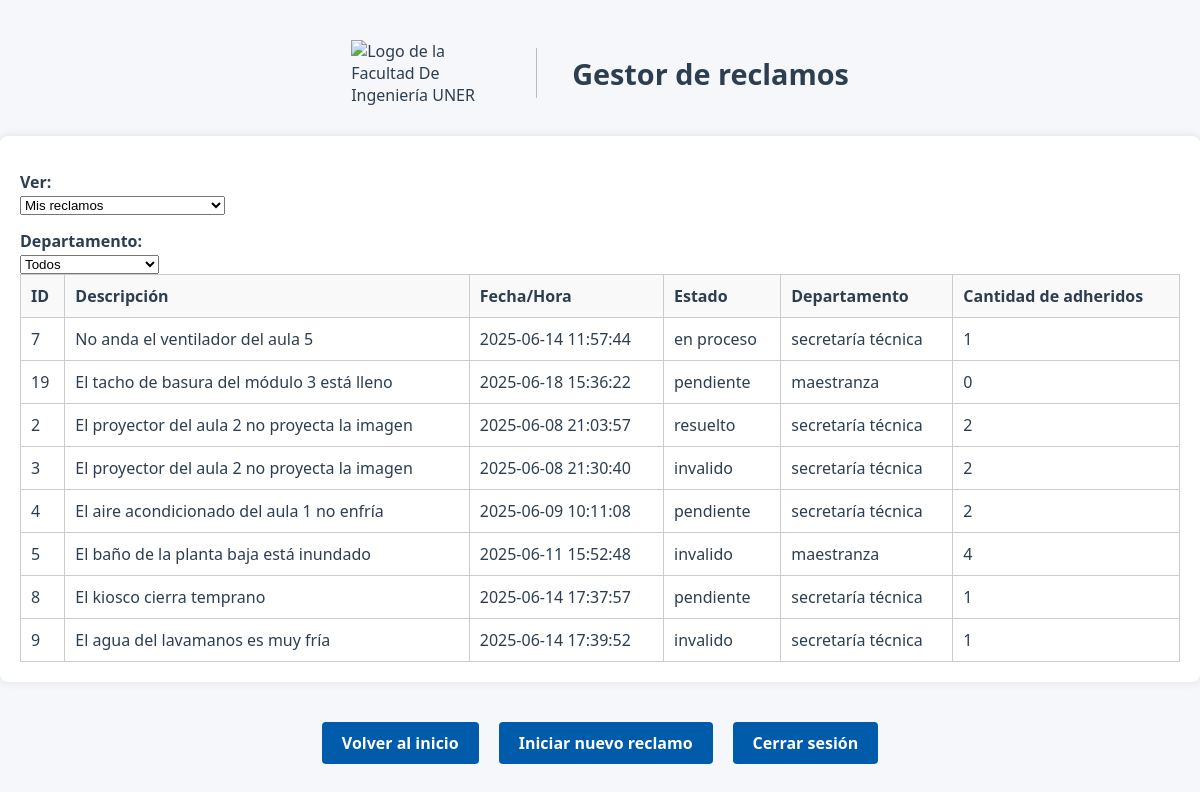
/listarReclamos (signed in), run on an earlier commit of the app's database.
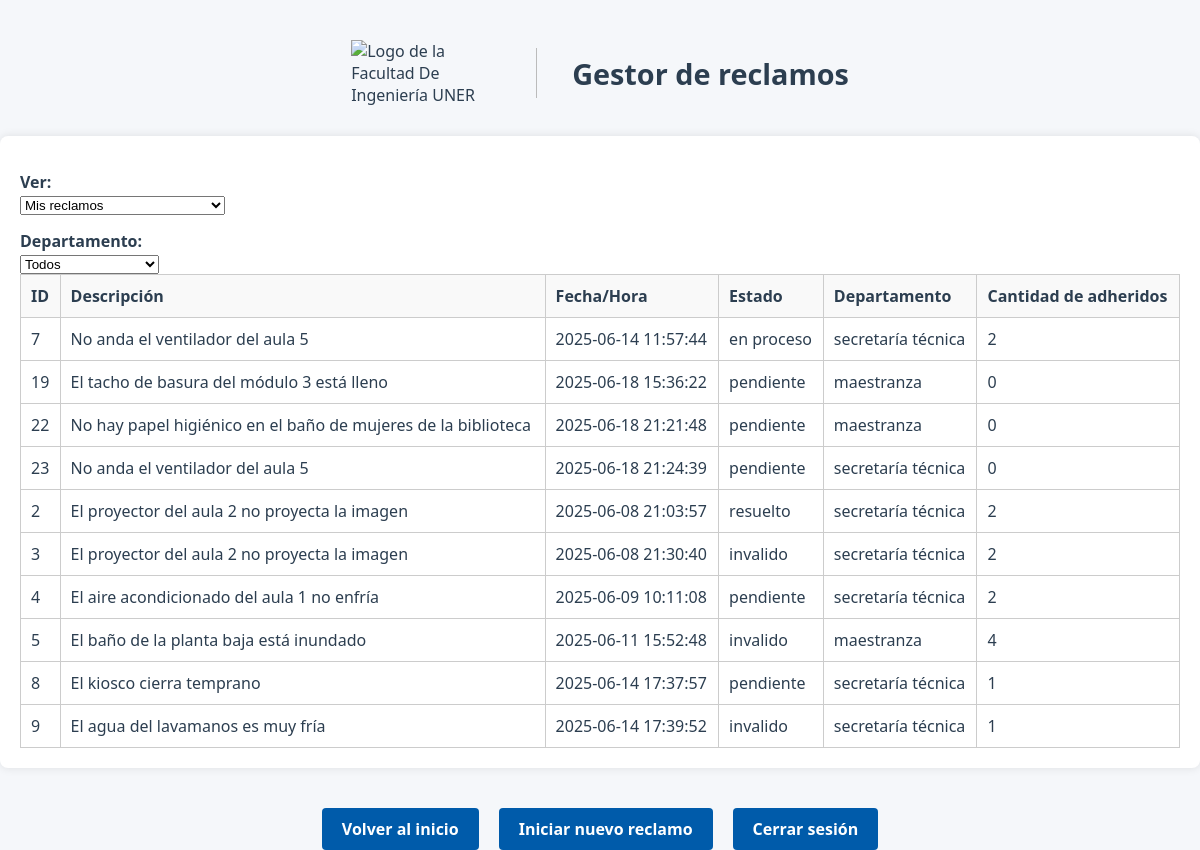
And on a later commit of the database.
### modules/modelosDTO.py (models this page shows, shortened)
class ModeloReclamo(Base):
    __tablename__ = 'Reclamos'
    id = Column(Integer(), primary_key=True, autoincrement=True)
    idUsuario = Column(Integer, ForeignKey('Usuarios.id'), nullable=False)
    fechaYHora = Column(String(50), nullable=False)  # Formato de fecha y hora
    estado = Column(String(20), nullable=False, default='pendiente')
    tiempoResolucion = Column(Integer, nullable=True, default=None)
    departamento = Column(String(20), nullable=False)
    numeroAdheridos = Column(Integer, nullable=False, default=0)
    descripcion = Column(Text, nullable=False)
    imagen = Column(String(255), nullable=True)
    usuariosAdheridos = relationship(
        "ModeloUsuario",
        secondary=asociacion_usuarios_adheridos,
        backref="reclamosAdheridos"
    ) #como definimos backref no hace falta poner la relacion inversa

### server.py (the view)
@app.route("/listarReclamos", methods=["GET", "POST"])
@login_required
def listarReclamos():
    username = current_user.nombre
    idUsuario = current_user.id
    filtroUsuario = request.form.get("filtroUsuario", "mios")
    filtroDepartamento = request.form.get("filtroDepartamento", "todos")
    if filtroUsuario == "todos":
        reclamosFiltrados = repoReclamo.obtenerRegistrosFiltro("estado", "pendiente")
    elif filtroUsuario == "mios":
        reclamosMios = repoReclamo.obtenerRegistrosFiltro("idUsuario", idUsuario)
        todosReclamos = repoReclamo.obtenerRegistrosTotales()
        reclamosAdheridos = [r for r in todosReclamos if idUsuario in r.usuariosAdheridos]
        reclamosFiltrados = list({r.id: r for r in reclamosMios + reclamosAdheridos}.values())
    if filtroDepartamento != "todos":
        reclamosFiltrados = [
            r for r in reclamosFiltrados if r.departamento == filtroDepartamento
        ]
    return render_template(
        "listarReclamos.html",
        reclamos=reclamosFiltrados,
        username=username,
        idUsuario=idUsuario,
        filtro_usuario=filtroUsuario
    )

### modules/gestorLogin.py (called while the page is built)
    def __cargarUsuarioActual(self, idUsuario):
        usuario = self.__gestorUsuarios.cargarUsuario(idUsuario)
        if usuario:
            return FlaskLoginUser(usuario)
        return None

### modules/gestorUsuarios.py (called while the page is built)
    def cargarUsuario(self, idUsuario):
        registro = self.__repo.obtenerRegistroFiltro("id", idUsuario) #devuelve un objeto Usuario o None
        return registro.to_dict() if registro else None

### modules/reclamo.py (called while the page is built)
    @property
    def id(self):
        return self.__id

    @property
    def fechaYHora(self):
        return self.__fechaYHora

    @property
    def estado(self):
        return self.__estado

    @property
    def departamento(self):
        return self.__departamento

    @property
    def numeroAdheridos(self):
        return self.__numeroAdheridos

    @property
    def descripcion(self):
        return self.__descripcion

    @property
    def usuariosAdheridos(self):
        return self.__usuariosAdheridos

### modules/repositorioConcretoBD.py (called while the page is built)
    def obtenerRegistroFiltro(self, filtro, valor):
        modeloUsuario = self.__session.query(ModeloUsuario).filter_by(**{filtro:valor}).first()
        return self.__map_modelo_a_usuario(modeloUsuario) if modeloUsuario else None

    def __map_modelo_a_usuario(self, modeloUsuario: ModeloUsuario):
        return Usuario(
            id=modeloUsuario.id,  # Asumiendo que el modelo tiene un campo id
            nombre=modeloUsuario.nombre,
            apellido=modeloUsuario.apellido,
            email=modeloUsuario.email,
            nombreUsuario=modeloUsuario.nombreUsuario,
            rol=modeloUsuario.rol,
            password=modeloUsuario.password
        )

    def obtenerRegistrosFiltro(self, filtro, valor):
        if isinstance(valor, list) and len(valor) > 0:
            valor = valor[0]
        modeloReclamo = self.__session.query(ModeloReclamo).filter_by(**{filtro: valor}).all()
        if modeloReclamo:
            return [self.__map_modelo_a_reclamo(reclamo) for reclamo in modeloReclamo]
        return []

    def obtenerRegistrosTotales(self):
        modeloReclamo = self.__session.query(ModeloReclamo).all()
        return [self.__map_modelo_a_reclamo(reclamo) for reclamo in modeloReclamo]

### modules/usuario.py (called while the page is built)
    @property
    def id(self):
        return self.__id

    @property
    def nombre(self):
        return self.__nombre

    @property
    def apellido(self):
        return self.__apellido

    @property
    def email(self):
        return self.__email

    @property
    def nombreUsuario(self):
        return self.__nombreUsuario

### templates/listarReclamos.html (shortened to what this page needs)
<!DOCTYPE html>
<html lang="es">
<head>
    <link rel="stylesheet" href="{{ url_for('static', filename='style.css') }}">
</head>
<body>
    <div class="header">
        <img src="{{ url_for('static', filename='logoFiuner.png') }}" alt="Logo de la Facultad De Ingeniería UNER" class="logo" width="150" height="50">
        <h1>Gestor de reclamos</h1>
    </div>
<div class="tabla-reclamos">
    <form method="post" action="{{ url_for('listarReclamos') }}">
        <div class="filtros-superiores">
            <label for="filtroUsuario">Ver:</label>
            <select name="filtroUsuario" onchange="this.form.submit()">
                <option value="mios" {% if request.form.get('filtroUsuario') == 'mios' %}selected{% endif %}>Mis reclamos</option>
            </select>
            <label for="filtroDepartamento">Departamento:</label>
            <select name="filtroDepartamento" onchange="this.form.submit()">
                <option value="todos" {% if request.form.get('filtroDepartamento') == 'todos' %}selected{% endif %}>Todos</option>
            </select>
        </div>
    </form>
    <table>
        <thead>
            <tr>
                <th>ID</th>
                <th>Descripción</th>
                <th>Fecha/Hora</th>
                <th>Estado</th>
                <th>Departamento</th>
                <th>Cantidad de adheridos</th>
            </tr>
        </thead>
        <tbody>
            {% if reclamos %}
                {% for reclamo in reclamos %}
                    <tr>
                        <td>{{ reclamo.id }}</td>
                        <td>{{ reclamo.descripcion }}</td>
                        <td>{{ reclamo.fechaYHora }}</td>
                        <td>{{ reclamo.estado }}</td>
                        <td>{{ reclamo.departamento }}</td>
                        <td>{{ reclamo.numeroAdheridos }}</td>
                    </tr>
                {% endfor %}
            {% else %}
                <tr>
                    <td colspan="7" style="text-align: center;">No hay reclamos para mostrar.</td>
                </tr>
            {% endif %}
        </tbody>
    </table>
</div>
    <div class="botones">
        <a href="{{ url_for('bienvenido') }}" class="btn-registro">Volver al inicio</a>
        <a href="{{ url_for('crearReclamos') }}" class="btn-registro">Iniciar nuevo reclamo</a>
        <a href="{{ url_for('logout') }}" class="btn-registro">Cerrar sesión</a>
    </div>
</body>
</html>

### static/style.css (style rules this page uses)
.header { display: flex; align-items: center; justify-content: center; gap: 20px; margin-top: 40px; padding: 0 20px; text-align: left; flex-wrap: wrap; }
body { font-family: 'Segoe UI', 'Roboto', 'Helvetica Neue', sans-serif; background-color: #f5f7fa; color: #2c3e50; margin: 0; padding: 0; min-height: 100vh; }
.logo { width: 150px; height: auto; }
h1 { font-size: 1.8em; color: #2c3e50; margin: 0; }
.btn-registro, .links { display: inline-block; padding: 10px 20px; background-color: #005baa; color: #fff !important; border: none; border-radius: 4px; text-decoration: none; font-weight: bold; margin-top: 10px; transition: background 0.2s; cursor: pointer; }
form { background-color: transparent; padding: 0; margin-top: 0; border-radius: 0; box-shadow: none; width: 100%; max-width: none; }
label { display: block; margin-top: 15px; font-weight: 600; }
.botones { display: flex; gap: 20px; flex-wrap: wrap; justify-content: center; margin-top: 20px; }
.tabla-reclamos { background-color: white; width: 100%; padding: 20px; box-sizing: border-box; border-radius: 8px; box-shadow: 0 0 10px rgba(0,0,0,0.1); margin-top: 30px; }
.tabla-reclamos table { width: 100%; border-collapse: collapse; }
.tabla-reclamos th, .tabla-reclamos td { padding: 10px; border: 1px solid #ccc; text-align: left; }
.tabla-reclamos thead { background-color: #f9f9f9; }
.botones { margin-top: 30px; text-align: center; }
.header { display: flex; align-items: center; gap: 15px; margin-bottom: 20px; }

What changed in the data, as far as the page shows it:
changed ModeloReclamo "en proceso": numeroAdheridos "1" → "2"
added ModeloReclamo: id "22", descripcion "No hay papel higiénico en el baño de mujeres de la biblioteca", fechaYHora "2025-06-18 21:21:48", estado "pendiente", departamento "maestranza", numeroAdheridos "0"
added ModeloReclamo: id "23", descripcion "No anda el ventilador del aula 5", fechaYHora "2025-06-18 21:24:39", estado "pendiente", departamento "secretaría técnica", numeroAdheridos "0"
